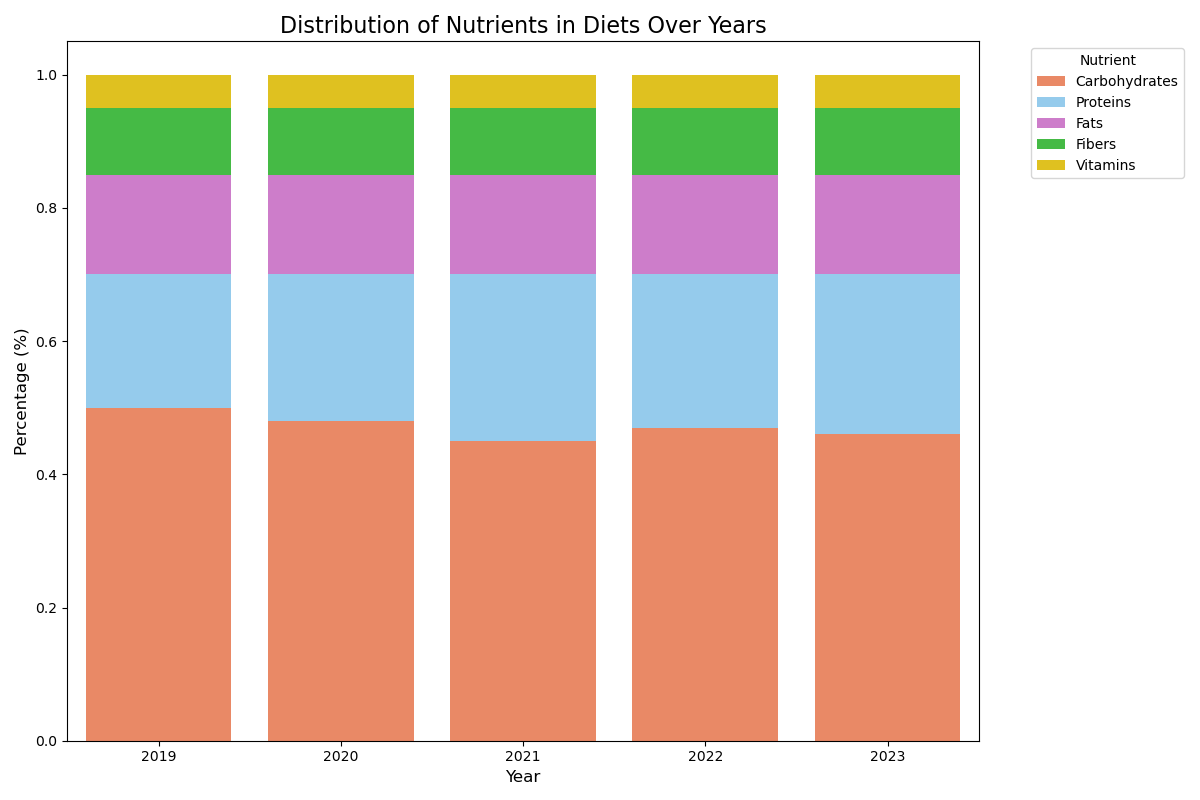

This chart was generated by the following Python code:

import seaborn as sns
import matplotlib.pyplot as plt
import pandas as pd

# Provided data
data = [
    {'Year': 2019, 'Carbohydrates': '50%', 'Proteins': '20%', 'Fats': '15%', 'Fibers': '10%', 'Vitamins': '5%'},
    {'Year': 2020, 'Carbohydrates': '48%', 'Proteins': '22%', 'Fats': '15%', 'Fibers': '10%', 'Vitamins': '5%'},
    {'Year': 2021, 'Carbohydrates': '45%', 'Proteins': '25%', 'Fats': '15%', 'Fibers': '10%', 'Vitamins': '5%'},
    {'Year': 2022, 'Carbohydrates': '47%', 'Proteins': '23%', 'Fats': '15%', 'Fibers': '10%', 'Vitamins': '5%'},
    {'Year': 2023, 'Carbohydrates': '46%', 'Proteins': '24%', 'Fats': '15%', 'Fibers': '10%', 'Vitamins': '5%'}
]

# Convert the data into a pandas DataFrame
df = pd.DataFrame(data)

# Convert percentage strings to numbers
for col in df.columns[1:]:
    df[col] = df[col].str.rstrip('%').astype('float') / 100

# Reshape the DataFrame from wide to long format
df_long = df.melt(id_vars='Year', var_name='Nutrient', value_name='Percentage')

# Calculate the bottom position for each bar segment
df_long['Bottom'] = df_long.groupby('Year')['Percentage'].cumsum() - df_long['Percentage']

# Begin plotting
plt.figure(figsize=(12, 8))

# Create a color palette
colors = ['#FF7F50', '#87CEFA', '#DA70D6', '#32CD32', '#FFD700']

# Plot each nutrient
for i, nutrient in enumerate(df.columns[1:]):
    sns.barplot(
        data=df_long[df_long['Nutrient'] == nutrient],
        x='Year',
        y='Percentage',
        color=colors[i],
        label=nutrient,
        bottom=df_long[df_long['Nutrient'] == nutrient]['Bottom'],
        width=0.8
    )

# Additional plot formatting
plt.title('Distribution of Nutrients in Diets Over Years', fontsize=16)
plt.ylabel('Percentage (%)', fontsize=12)
plt.xlabel('Year', fontsize=12)

# Move the legend outside the plot
plt.legend(title='Nutrient', bbox_to_anchor=(1.05, 1), loc='upper left')

# Show the plot
plt.tight_layout()
plt.show()
